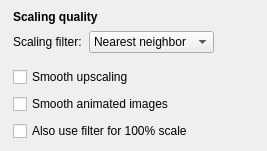
                <widget class="QWidget" name="scalingGroup" native="true">
                 <property name="accessibleName">
                  <string notr="true">SGroup</string>
                 </property>
                 <layout class="QVBoxLayout" name="verticalLayout_24">
                  <property name="spacing">
                   <number>7</number>
                  </property>
                  <property name="leftMargin">
                   <number>13</number>
                  </property>
                  <property name="topMargin">
                   <number>10</number>
                  </property>
                  <property name="rightMargin">
                   <number>13</number>
                  </property>
                  <property name="bottomMargin">
                   <number>10</number>
                  </property>
                  <item>
                   <widget class="QLabel" name="title3">
                    <property name="font">
                     <font>
                      <bold>true</bold>
                     </font>
                    </property>
                    <property name="text">
                     <string>Scaling quality</string>
                    </property>
                   </widget>
                  </item>
                  <item>
                   <layout class="QHBoxLayout" name="horizontalLayout_5">
                    <item>
                     <widget class="QLabel" name="scalingQualityLabel">
                      <property name="enabled">
                       <bool>true</bool>
                      </property>
                      <property name="sizePolicy">
                       <sizepolicy hsizetype="Minimum" vsizetype="Minimum">
                        <horstretch>0</horstretch>
                        <verstretch>0</verstretch>
                       </sizepolicy>
                      </property>
                      <property name="minimumSize">
                       <size>
                        <width>0</width>
                        <height>0</height>
                       </size>
                      </property>
                      <property name="toolTip">
                       <string/>
                      </property>
                      <property name="text">
                       <string>Scaling filter:</string>
                      </property>
                     </widget>
                    </item>
                    <item>
                     <widget class="QComboBox" name="scalingQualityComboBox">
                      <property name="enabled">
                       <bool>true</bool>
                      </property>
                      <property name="sizePolicy">
                       <sizepolicy hsizetype="Minimum" vsizetype="Minimum">
                        <horstretch>0</horstretch>
                        <verstretch>0</verstretch>
                       </sizepolicy>
                      </property>
                      <property name="minimumSize">
                       <size>
                        <width>0</width>
                        <height>0</height>
                       </size>
                      </property>
                      <property name="toolTip">
                       <string/>
                      </property>
                      <property name="toolTipDuration">
                       <number>-1</number>
                      </property>
                      <property name="currentIndex">
                       <number>0</number>
                      </property>
                      <item>
                       <property name="text">
                        <string>Nearest neighbor</string>
                       </property>
                      </item>
                      <item>
                       <property name="text">
                        <string>Bilinear</string>
                       </property>
                      </item>
                     </widget>
                    </item>
                    <item>
                     <spacer name="horizontalSpacer_29">
                      <property name="orientation">
                       <enum>Qt::Horizontal</enum>
                      </property>
                      <property name="sizeHint" stdset="0">
                       <size>
                        <width>40</width>
                        <height>20</height>
                       </size>
                      </property>
                     </spacer>
                    </item>
                   </layout>
                  </item>
                  <item>
                   <widget class="QWidget" name="widget_10" native="true">
                    <property name="accessibleName">
                     <string notr="true">SLine</string>
                    </property>
                   </widget>
                  </item>
                  <item>
                   <widget class="QCheckBox" name="smoothUpscalingCheckBox">
                    <property name="sizePolicy">
                     <sizepolicy hsizetype="MinimumExpanding" vsizetype="Minimum">
                      <horstretch>0</horstretch>
                      <verstretch>0</verstretch>
                     </sizepolicy>
                    </property>
                    <property name="minimumSize">
                     <size>
                      <width>0</width>
                      <height>0</height>
                     </size>
                    </property>
                    <property name="toolTip">
                     <string>When unchecked, nearest neighbor algorithm will be used for upscaling.</string>
                    </property>
                    <property name="text">
                     <string>Smooth upscaling</string>
                    </property>
                   </widget>
                  </item>
                  <item>
                   <widget class="QCheckBox" name="smoothAnimatedImagesCheckBox">
                    <property name="sizePolicy">
                     <sizepolicy hsizetype="MinimumExpanding" vsizetype="Minimum">
                      <horstretch>0</horstretch>
                      <verstretch>0</verstretch>
                     </sizepolicy>
                    </property>
                    <property name="minimumSize">
                     <size>
                      <width>0</width>
                      <height>0</height>
                     </size>
                    </property>
                    <property name="text">
                     <string>Smooth animated images</string>
                    </property>
                   </widget>
                  </item>
                   <item>
                    <widget class="QCheckBox" name="applyFilterAt100CheckBox">
                     <property name="sizePolicy">
                      <sizepolicy hsizetype="MinimumExpanding" vsizetype="Minimum">
                       <horstretch>0</horstretch>
                       <verstretch>0</verstretch>
                      </sizepolicy>
                     </property>
                     <property name="text">
                      <string>Also use filter for 100% scale</string>
                     </property>
                    </widget>
                   </item>
                 </layout>
                </widget>
